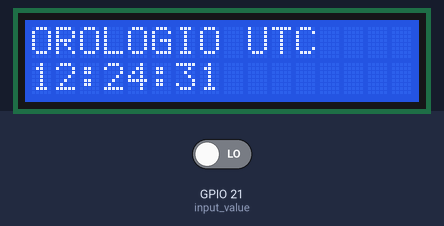
Bench run of a program on a simulated Raspberry Pi (BCM pin numbers). On the bench: 16×2 character LCD. The inputs (shaded band) are chosen by the test bench; at power-on: GPIO 21 (input_value) LOW. The clock reads 2024-03-15 10:24:30 at power-on unless the program sets it; what the program prints to the terminal is not drawn.

Above: at 1.6 s.
1.7 s: GPIO 21 (input_value) driven HIGH
At 3.7 s:
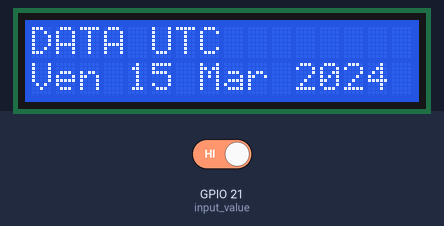
4.5 s: GPIO 21 (input_value) driven LOW
At 6.8 s:
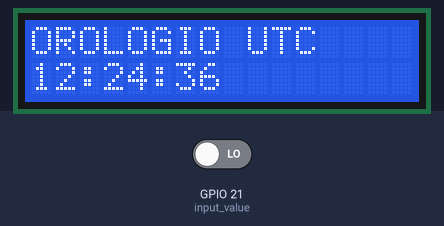
Timing chart, 0 to 8.3 s (numbered marks = the images above; inputs shaded):
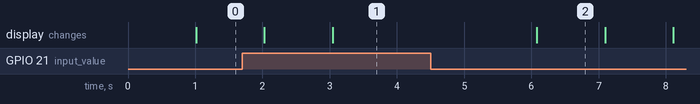

The program:

python_lcd_clock.py
```python
# -*- coding: utf-8 -*-
# Display LCD 16 caratteri x 2 righe. Pier Calderan 2015.

import RPi.GPIO as GPIO
import time, sys
GPIO.setmode(GPIO.BCM)	   # Imposta la modalità BCM

numero = time.strftime("%d")
giorno = int(time.strftime("%w"))
mese = int(time.strftime("%m"))
giorni = ["Dom", "Lun","Mar","Mer","Gio","Ven","Sab"]
mesi = ["Gen","Feb","Mar","Apr","Mag","Giu","Lug","Ago","Set","Ott","Nov","Dic"]
anno = time.strftime("%Y")
ora = int(time.strftime("%H"))+2
minuti = time.strftime("%M")
secondi = time.strftime("%S")

giorno = str((giorni[giorno]))
mese = str((mesi[mese-1]))
ora = str(ora)
data = giorno +" "+ numero +" "+ mese +" "+ anno
print (data)
orario = ora + ":" + minuti + ":" + secondi
print (orario)

# Definizione delle variabili dei pin del display per le porte GPIO
LCD_RS = 16	# Pin RS del display collegato a GPIO16
LCD_E  = 12	# Pin E del display collegato a GPIO12
LCD_DB4 = 25	# Pin D4 del display collegato a GPIO25
LCD_DB5 = 24	# Pin D5 del display collegato a GPIO24
LCD_DB6 = 23	# Pin D6 del display collegato a GPIO23
LCD_DB7 = 18	# Pin D7 del display collegato a GPIO18
LCD_BUTTON = 21

# Definizione di alcune costanti del display
LCD_WIDTH = 16	# Caratteri del display
LCD_CHR = True	# Carattere
LCD_CMD = False	# Comando
LCD_LINE_1 = 0x80	# Indirizzo RAM del display per la prima riga
LCD_LINE_2 = 0xC0	# Indirizzo RAM del display per la seconda riga

# Costanti del clock (Timing)
E_PULSE = 0.00005
E_DELAY = 0.00005

# Definizione del programma Main
def main():
  GPIO.setmode(GPIO.BCM)	   # Imposta la modalità BCM
  GPIO.setup(LCD_BUTTON, GPIO.IN)
  GPIO.setup(LCD_E, GPIO.OUT)	   # Imposta la porta E in uscita
  GPIO.setup(LCD_RS, GPIO.OUT)   # Imposta la porta RS in uscita
  GPIO.setup(LCD_DB4, GPIO.OUT) # Imposta la porta DB4 in uscita
  GPIO.setup(LCD_DB5, GPIO.OUT) # Imposta la porta DB5 in uscita
  GPIO.setup(LCD_DB6, GPIO.OUT) # Imposta la porta DB6 in uscita
  GPIO.setup(LCD_DB7, GPIO.OUT) # Imposta la porta DB7 in uscita
  GPIO.setwarnings(False) # Disabilita gli avvisi GPIO


# Funzione di inizializzazione del display
  lcd_init()
  while True:
    try:
      input_value=GPIO.input(21)
      time.sleep (1)
      if input_value==True:
        printout_on()
      elif input_value==False:
        printout_off()
    except KeyboardInterrupt:
      print ("Fine!")
      GPIO.cleanup()
      sys.exit(0)

# Stampa di alcuni testi
  lcd_byte(LCD_LINE_1, LCD_CMD)
  lcd_string("Raspberry Pi")
  lcd_byte(LCD_LINE_2, LCD_CMD)
  lcd_string(giorno)


  time.sleep(3)	# Ritardo di 3 secondi

# Altri testi di prova
  lcd_byte(LCD_LINE_1, LCD_CMD)
  lcd_string("Prima riga sopra")
  lcd_byte(LCD_LINE_2, LCD_CMD)
  lcd_string("Seconda riga....")

  time.sleep(3) 	# Ritardo di 3 secondi
  GPIO.cleanup()

# Inizializzazione del display
def lcd_init():
  lcd_byte(0x33,LCD_CMD)
  lcd_byte(0x32,LCD_CMD)
  lcd_byte(0x28,LCD_CMD)
  lcd_byte(0x0C,LCD_CMD)
  lcd_byte(0x06,LCD_CMD)
  lcd_byte(0x01,LCD_CMD)

# Manda la stringa del messaggio
def lcd_string(message):

# Il metodo ljust di Python restituisce la stringa giustificata a sinistra
  message = message.ljust(LCD_WIDTH," ")
  for i in range(LCD_WIDTH):
    lcd_byte(ord(message[i]),LCD_CHR)

def lcd_byte(bits, mode):
  # Manda i byte ai pin di dati DB4-DB7
  # bit = data
  # mode = True  per il carattere, False per il comando

  GPIO.output(LCD_RS, mode) # modalità RS

# Bit High
  GPIO.output(LCD_DB4, False)
  GPIO.output(LCD_DB5, False)
  GPIO.output(LCD_DB6, False)
  GPIO.output(LCD_DB7, False)

  if bits&0x10==0x10:
    GPIO.output(LCD_DB4, True)
  if bits&0x20==0x20:
    GPIO.output(LCD_DB5, True)
  if bits&0x40==0x40:
    GPIO.output(LCD_DB6, True)
  if bits&0x80==0x80:
    GPIO.output(LCD_DB7, True)

# Abilita il pin Enable
  time.sleep(E_DELAY)
  GPIO.output(LCD_E, True)
  time.sleep(E_PULSE)
  GPIO.output(LCD_E, False)
  time.sleep(E_DELAY)

# Bit Low
  GPIO.output(LCD_DB4, False)
  GPIO.output(LCD_DB5, False)
  GPIO.output(LCD_DB6, False)
  GPIO.output(LCD_DB7, False)

  if bits&0x01==0x01:
    GPIO.output(LCD_DB4, True)
  if bits&0x02==0x02:
    GPIO.output(LCD_DB5, True)
  if bits&0x04==0x04:
    GPIO.output(LCD_DB6, True)
  if bits&0x08==0x08:
    GPIO.output(LCD_DB7, True)

# Abilita il pin Enable
  time.sleep(E_DELAY)
  GPIO.output(LCD_E, True)
  time.sleep(E_PULSE)
  GPIO.output(LCD_E, False)
  time.sleep(E_DELAY)
def printout_on():
  # Stampa il valore del pulsante on
  numero = time.strftime("%d")
  giorno = int(time.strftime("%w"))
  mese = int(time.strftime("%m"))
  giorni = ["Dom", "Lun","Mar","Mer","Gio","Ven","Sab"]
  mesi = ["Gen","Feb","Mar","Apr","Mag","Giu","Lug","Ago","Set","Ott","Nov","Dic"]
  anno = time.strftime("%Y")
  giorno = str((giorni[giorno]))
  mese = str((mesi[mese-1]))
  data = giorno +" "+ numero +" "+ mese +" "+ anno
  lcd_byte(LCD_LINE_1, LCD_CMD)
  lcd_string("DATA UTC")
  lcd_byte(LCD_LINE_2, LCD_CMD)
  lcd_string(data)

def printout_off():
  # Stampa il valore del pulsante off
  ora = str(int(time.strftime("%H"))+2)
  minuti = time.strftime("%M")
  secondi = time.strftime("%S")
  data = giorno +" "+ numero +" "+ mese +" "+ anno
  orario = ora + ":" + minuti + ":" + secondi
  lcd_byte(LCD_LINE_1, LCD_CMD)
  lcd_string("OROLOGIO UTC")
  lcd_byte(LCD_LINE_2, LCD_CMD)
  lcd_string(orario)

if __name__ == '__main__':
  main()
# EOF
```

Measured:
- after the input at 1.7 s, the display: first differs from a run without the input after 1.3 s (image 1)
- after the input at 4.5 s, the display: changes after 1.6 s (image 2)
- what the display in image 2 shows lasts 1.0 s, from 6.1 s to 7.1 s
